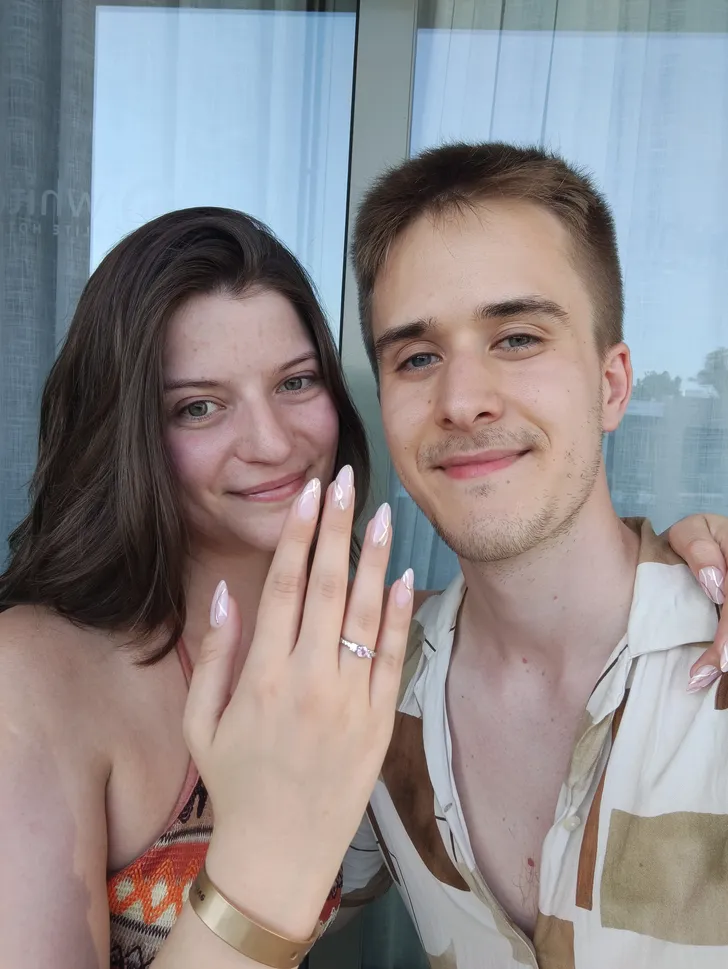
#> input picture src/assets/hero.webp, 728 x 969 px, shrunk from 4928 x 6560 before the run
$ python remover.py
#> lines starting #> are read from the running program, lines starting #| are printed output that depends on the picture
from PIL import Image

def crop_bottom(input_path, output_path, crop_percentage=15):
    # Open the webp image
#> called with input_path = 'src/assets/hero.webp', output_path = 'src/assets/hero-cropped.webp', crop_percentage = 15
    img = Image.open(input_path)
#> img is the input picture: PIL image 728x969 RGB; mean R, G, B 144.1, 138.5, 140.2

    # Calculate dimensions
    width, height = img.size
#> width = 728; height = 969
    crop_height = int(height * (100 - crop_percentage) / 100)
#> crop_height = 823

    # Crop the image
    cropped_img = img.crop((0, 0, width, crop_height))
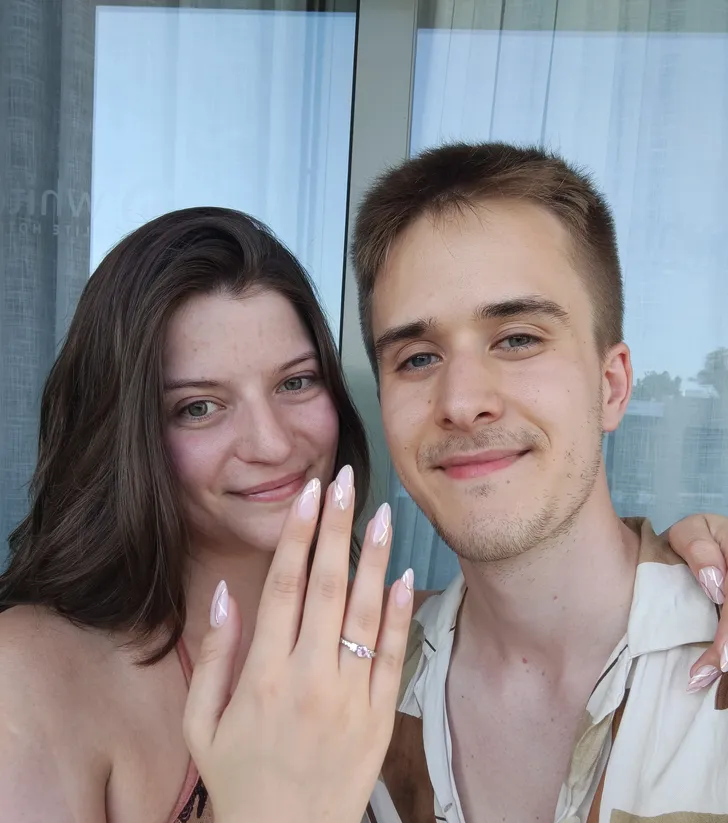
#> cropped_img: PIL image 728x823 RGB; mean R, G, B 143, 139.3, 142.8

    # Save as webp
    cropped_img.save(output_path, 'webp')

if __name__ == '__main__':
    input_file = 'src/assets/hero.webp'
    output_file = 'src/assets/hero-cropped.webp'
    crop_bottom(input_file, output_file)

$ run again, with src/assets/bejarat.webp copied over src/assets/hero.webp
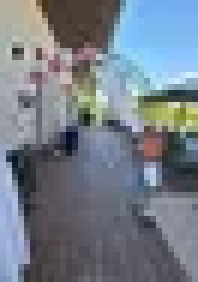
#> input picture src/assets/bejarat.webp, 33 x 47 px, shrunk from 208 x 292 before the run (shown 6 times larger)
#> in crop_bottom, img is the input picture: PIL image 33x47 RGB; mean R, G, B 116.7, 125.6, 136
#> in crop_bottom, `cropped_img = img.crop((0, 0, width, crop_height))`:
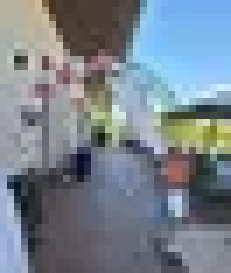
#> cropped_img: PIL image 33x39 RGB (shown 7 times larger); mean R, G, B 120.2, 130.9, 141

$ run again, with src/assets/dekor.webp copied over src/assets/hero.webp
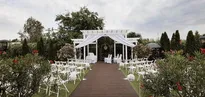
#> input picture src/assets/dekor.webp, 205 x 97 px, shrunk from 1280 x 603 before the run
#> in crop_bottom, img is the input picture: PIL image 205x97 RGB; mean R, G, B 130.3, 126.8, 116.2
#> in crop_bottom, `cropped_img = img.crop((0, 0, width, crop_height))`:
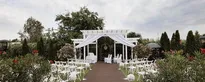
#> cropped_img: PIL image 205x82 RGB; mean R, G, B 138.1, 135.5, 126.4

$ run again, with src/assets/dron.webp copied over src/assets/hero.webp
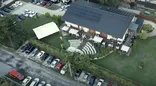
#> input picture src/assets/dron.webp, 156 x 86 px, shrunk from 972 x 535 before the run
#> in crop_bottom, img is the input picture: PIL image 156x86 RGB; mean R, G, B 91.2, 104.8, 98.1
#> in crop_bottom, `cropped_img = img.crop((0, 0, width, crop_height))`:
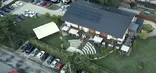
#> cropped_img: PIL image 156x73 RGB; mean R, G, B 92.9, 106.8, 100.1
